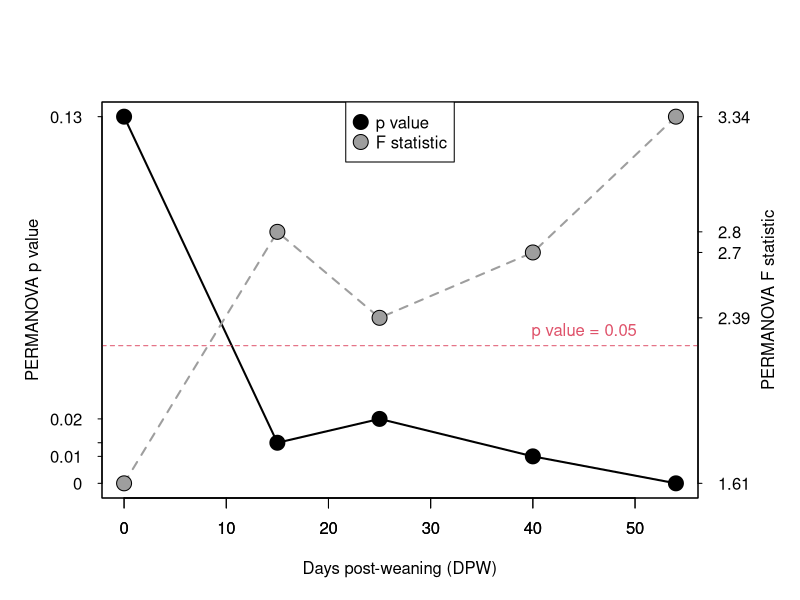

Reproduce this figure in R.

library(vegan)

map <- read.csv("data/ASD_map.csv",
                header=TRUE,
                row.names=1)

map$sample.id <- paste0(map$mouse,
                        ".",
                        substr(map$genotype, 1, 1),
                        ".",
                        map$time)

otu <- read.csv("data/FD_OTU_mice21.csv",
                row.names = 1,
                header = T)


otu <- otu[match(map$sample.id, row.names(otu)),]


map$cage <- paste0(map$genotype, ".", map$sex)

map$invsimp <- diversity(otu, "invsimp")
m.dist <- vegdist(otu)
map$discription <- paste("day", map$time, map$genotype)

map$color[map$genotype == "mutant"] <-  "#D55E00"
map$color[map$genotype != "mutant"] <-  "#F0E442"

mice <- unique(map$mouse)

map$bc.from.start <- NA
map$intial.invsimpt <- NA


for(i in 1 : length(mice)){

  otu.pick <- otu[map$mouse == mice[i],]
  map.pick <- map[map$mouse == mice[i],]

  res <- as.matrix(vegdist(otu.pick))[ 1 , ]

  aa <- map.pick$invsimp[map.pick$time == 0]
  if(length(aa)== 1){

    for(j in 1 : length( res)){
      # add distance tp map one at a time
      map$bc.from.start[row.names(map) == names(res)[j]] <-  res [j]

    }

    map$intial.invsimp[map$mouse == mice[i]] <-
      map.pick$invsimp[map.pick$time == 0]
  }
}







asd.summary <- matrix(nrow = 5, ncol = 16)
colnames(asd.summary) <- c("PERMANOVA p val", "F stat", "PERMANOVA DF", "PERMANOVA R2",
                           "bc mu to WT", "bc mu",
                           "bc WT", "mean bc",
                           "mu.centroid", "control.centroid", "bc.centroids",
                           "wilk.mu", "wilk.control",
                           "t test p val", "t stat", "t DF")
rownames(asd.summary) <- unique(map$time)
asd.summary <-  as.data.frame(asd.summary)

time.line <- sort(unique(map$time))
dist.list <- list()
bb <- list()

for(i in 1 : 5){
  # summarize each timepoint
  now <- time.line[i]

  otu.pick <- otu[map$time == now , ]
  map.pick <- map[map$time == now , ]

  assign(paste0("otu.", now), otu.pick)
  assign(paste0("map.", now), map.pick)

  # PERMANOVA
  res <- adonis2(otu.pick ~ map.pick$genotype, permutations = 9999)
  asd.summary $`PERMANOVA p val`[i] <- res$`Pr(>F)`[1]
  asd.summary $`F stat`[i] <- res$F[1]
  asd.summary $`PERMANOVA DF`[i] <- res$Df[1]
  asd.summary $`PERMANOVA R2`[i] <- res$R2[1]

  # explore distance matrix
  pick.dist <- as.matrix(vegdist(otu.pick))
  between.dist <- pick.dist[map.pick$genotype == "control",
                            map.pick$genotype ==  "mutant"]

  mu.dist <- as.dist(pick.dist[map.pick$genotype == "mutant",
                               map.pick$genotype ==  "mutant"])

  con.dist <- as.dist(pick.dist[map.pick$genotype == "control",
                                map.pick$genotype ==  "control"])


  asd.summary$`bc mu to WT`[i] <- mean(between.dist)
  asd.summary$`bc mu`[i] <- mean(mu.dist)
  asd.summary$`bc WT`[i] <- mean(con.dist)
  asd.summary$bc[i] <- mean(pick.dist)# overall BC

  # evaluate beta dispersion
  beta.res <- betadisper(vegdist(otu.pick), map.pick$genotype, type = "centroid")

  if(all(names(beta.res$distances) == row.names(map.pick))){
    map$bc.centroid[row.names(map) %in% names(beta.res$distances)] <- beta.res$distances
  }

  asd.summary$mu.centroid[i] <- mean(beta.res$distances[beta.res$group == "mutant"])
  asd.summary$control.centroid[i] <- mean(beta.res$distances[beta.res$group == "control"])
  asd.summary$bc.centroids[i] <- dist(beta.res$centroids)


  # perform T test; is their a difference in how deterministic/selective
  # the are the mice are of their microbiomes.

  # qqnorm(con.dist)# all looked normal
  # qqnorm(mu.dist)

  asd.summary$wilk.mu[i] <- shapiro.test(mu.dist)$p.value# used to reject NULL hypothesis of normality
  asd.summary$wilk.control[i] <- shapiro.test(con.dist)$p.value



  t.res <- t.test(as.vector(mu.dist),  as.vector(con.dist))

  asd.summary$`t test p val`[i] <- t.res$p.value
  asd.summary$`t stat`[i] <- t.res$statistic
  asd.summary$`t DF`[i] <- t.res$parameter

  w.res <- wilcox.test(as.vector(mu.dist),  as.vector(con.dist))
  asd.summary$`w test p val`[i] <- w.res$p.value

  # Save lists of distance values for box/violin plots

  aa  <- list(as.vector(mu.dist),
              as.vector(con.dist),
              as.vector(between.dist))

  names(aa) <- paste("day", now,
                     c("mutant", "control", "between"))

  bb <-  c(bb, aa)

  dist.list[[i]] <-  list(as.vector(between.dist),
                          as.vector(mu.dist),
                          as.vector(con.dist))
  names(  dist.list[[i]]) <- c("between", "mutant", "control")

  ##### ALPHA DIVERSITY

  alpha.t <- t.test(map.pick$invsimp ~ map.pick$genotype)
  asd.summary$alpha.t.pval[i] <- alpha.t$p.value
}

for(i in 1 : 5){
  # add bc to centroid to maps of each time point
  now <- time.line[i]

  otu.pick <- otu[map$time == now , ]
  map.pick <- map[map$time == now , ]

  assign(paste0("otu.", now), otu.pick)
  assign(paste0("map.", now), map.pick)
}

{

  par(mfrow=c(1, 1))
  par(mar=c(5.1, 5.1, 5.1, 5.1))

  p <- asd.summary$`PERMANOVA p val`

  plot(asd.summary$`PERMANOVA p val` ~ time.line, col = 1, lwd = 2,
       xlab = "Days post-weaning (DPW)",
       ylab = "", type = "l",   yaxt='n')

  points(p ~ time.line,
         pch = 21,
         bg = 1,
         cex = 2)

  abline (h = 0.05, lty = 2, col = 2)

  axis(2, at= p ,labels=round(p ,digits=2),
       col.axis=1, las=2, cex.axis=1, tck=-.01,
       col = 1)

  mtext("PERMANOVA p value", side=2, line=3, cex.lab=1,
        las=3, col=1)
  text(45, .055, "p value = 0.05", col = 2)

  par(new=TRUE)

  f <- asd.summary$`F stat`
  plot(asd.summary$`F stat` ~ time.line, type = "l",  xlab = "",
       ylab = "",  yaxt='n', col = 8, lwd = 2, lty = 2)

  points(asd.summary$`F stat` ~ time.line,
         pch = 21, bg = 8, cex = 2)

  axis(4, at=f,labels=round(f,digits=2),
       col.axis=1, las=2, cex.axis=1, tck=-.01, col = 1)
  mtext("PERMANOVA F statistic", side=4, line=3, cex.lab=1,
        las=3,  col = 1)

  legend("top",
         pch = 21,
         pt.cex = 2,
         pt.bg = c(1, 8),
         legend = c("p value", "F statistic"))
}


source_data_3b <- cbind(time.line,
                        asd.summary$`PERMANOVA p val`,
                        asd.summary$`F stat`)

colnames(source_data_3b) <- c("DPW", "PERMANOVA p val", "PERMANOVA F stat")

source_data_3b <- cbind("", "", source_data_3b)

source_data_3b[1,1] <- "Figure 3b"

write.csv(source_data_3b,"source_data_3b.csv", row.names = F)



